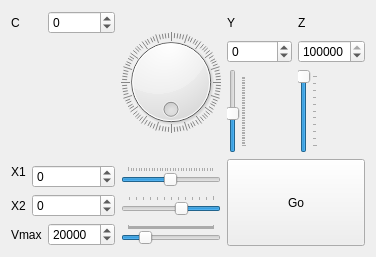
      <widget class="QWidget" name="tab">
       <attribute name="title">
        <string>Pos Testing</string>
       </attribute>
       <layout class="QGridLayout" name="gridLayout_4">
        <item row="7" column="0" colspan="2">
         <widget class="QLabel" name="label_12">
          <property name="text">
           <string>Vmax</string>
          </property>
         </widget>
        </item>
        <item row="4" column="0">
         <widget class="QLabel" name="label_7">
          <property name="text">
           <string>X1</string>
          </property>
         </widget>
        </item>
        <item row="4" column="3" rowspan="2">
         <widget class="QSlider" name="X1set">
          <property name="minimum">
           <number>-16000</number>
          </property>
          <property name="maximum">
           <number>16300</number>
          </property>
          <property name="pageStep">
           <number>100</number>
          </property>
          <property name="orientation">
           <enum>Qt::Horizontal</enum>
          </property>
          <property name="tickPosition">
           <enum>QSlider::TicksAbove</enum>
          </property>
          <property name="tickInterval">
           <number>1000</number>
          </property>
         </widget>
        </item>
        <item row="7" column="3">
         <widget class="QSlider" name="Vmaxset">
          <property name="maximum">
           <number>200000</number>
          </property>
          <property name="pageStep">
           <number>100</number>
          </property>
          <property name="value">
           <number>20000</number>
          </property>
          <property name="sliderPosition">
           <number>20000</number>
          </property>
          <property name="orientation">
           <enum>Qt::Horizontal</enum>
          </property>
          <property name="tickPosition">
           <enum>QSlider::TicksAbove</enum>
          </property>
          <property name="tickInterval">
           <number>1000</number>
          </property>
         </widget>
        </item>
        <item row="0" column="4">
         <widget class="QLabel" name="label_10">
          <property name="sizePolicy">
           <sizepolicy hsizetype="Preferred" vsizetype="Minimum">
            <horstretch>0</horstretch>
            <verstretch>0</verstretch>
           </sizepolicy>
          </property>
          <property name="text">
           <string>Y</string>
          </property>
         </widget>
        </item>
        <item row="0" column="2">
         <widget class="QSpinBox" name="spinBoxC">
          <property name="minimum">
           <number>-4100</number>
          </property>
          <property name="maximum">
           <number>4100</number>
          </property>
         </widget>
        </item>
        <item row="2" column="4">
         <widget class="QSlider" name="Yset">
          <property name="minimum">
           <number>-19260</number>
          </property>
          <property name="maximum">
           <number>22080</number>
          </property>
          <property name="pageStep">
           <number>100</number>
          </property>
          <property name="orientation">
           <enum>Qt::Vertical</enum>
          </property>
          <property name="tickPosition">
           <enum>QSlider::TicksBelow</enum>
          </property>
          <property name="tickInterval">
           <number>1000</number>
          </property>
         </widget>
        </item>
        <item row="1" column="4">
         <widget class="QSpinBox" name="spinBoxY">
          <property name="minimum">
           <number>-19260</number>
          </property>
          <property name="maximum">
           <number>22080</number>
          </property>
          <property name="singleStep">
           <number>1</number>
          </property>
         </widget>
        </item>
        <item row="2" column="5">
         <widget class="QSlider" name="Zset">
          <property name="maximum">
           <number>104000</number>
          </property>
          <property name="pageStep">
           <number>100</number>
          </property>
          <property name="value">
           <number>100000</number>
          </property>
          <property name="orientation">
           <enum>Qt::Vertical</enum>
          </property>
          <property name="tickPosition">
           <enum>QSlider::TicksBelow</enum>
          </property>
          <property name="tickInterval">
           <number>10000</number>
          </property>
         </widget>
        </item>
        <item row="6" column="1" colspan="2">
         <widget class="QSpinBox" name="spinBoxX2">
          <property name="minimum">
           <number>-4600</number>
          </property>
          <property name="maximum">
           <number>7500</number>
          </property>
         </widget>
        </item>
        <item row="1" column="5">
         <widget class="QSpinBox" name="spinBoxZ">
          <property name="maximum">
           <number>104000</number>
          </property>
          <property name="value">
           <number>100000</number>
          </property>
         </widget>
        </item>
        <item row="6" column="3">
         <widget class="QSlider" name="X2set">
          <property name="minimum">
           <number>-4600</number>
          </property>
          <property name="maximum">
           <number>7500</number>
          </property>
          <property name="pageStep">
           <number>100</number>
          </property>
          <property name="orientation">
           <enum>Qt::Horizontal</enum>
          </property>
          <property name="invertedAppearance">
           <bool>true</bool>
          </property>
          <property name="tickPosition">
           <enum>QSlider::TicksAbove</enum>
          </property>
          <property name="tickInterval">
           <number>1000</number>
          </property>
         </widget>
        </item>
        <item row="3" column="4" rowspan="5" colspan="2">
         <widget class="QPushButton" name="pushButtonGo">
          <property name="sizePolicy">
           <sizepolicy hsizetype="Expanding" vsizetype="Expanding">
            <horstretch>0</horstretch>
            <verstretch>0</verstretch>
           </sizepolicy>
          </property>
          <property name="text">
           <string>Go</string>
          </property>
         </widget>
        </item>
        <item row="7" column="2">
         <widget class="QSpinBox" name="spinBoxVmax">
          <property name="sizePolicy">
           <sizepolicy hsizetype="Preferred" vsizetype="Fixed">
            <horstretch>0</horstretch>
            <verstretch>0</verstretch>
           </sizepolicy>
          </property>
          <property name="maximum">
           <number>200000</number>
          </property>
          <property name="value">
           <number>20000</number>
          </property>
         </widget>
        </item>
        <item row="6" column="0">
         <widget class="QLabel" name="label_8">
          <property name="text">
           <string>X2</string>
          </property>
         </widget>
        </item>
        <item row="0" column="0">
         <widget class="QLabel" name="label_9">
          <property name="text">
           <string>C</string>
          </property>
         </widget>
        </item>
        <item row="0" column="5">
         <widget class="QLabel" name="label_11">
          <property name="sizePolicy">
           <sizepolicy hsizetype="Preferred" vsizetype="Minimum">
            <horstretch>0</horstretch>
            <verstretch>0</verstretch>
           </sizepolicy>
          </property>
          <property name="text">
           <string>Z</string>
          </property>
         </widget>
        </item>
        <item row="0" column="3" rowspan="3">
         <widget class="QDial" name="Cset">
          <property name="minimum">
           <number>-4100</number>
          </property>
          <property name="maximum">
           <number>4100</number>
          </property>
          <property name="pageStep">
           <number>50</number>
          </property>
          <property name="sliderPosition">
           <number>0</number>
          </property>
          <property name="invertedAppearance">
           <bool>true</bool>
          </property>
          <property name="wrapping">
           <bool>true</bool>
          </property>
          <property name="notchTarget">
           <double>10.000000000000000</double>
          </property>
          <property name="notchesVisible">
           <bool>true</bool>
          </property>
         </widget>
        </item>
        <item row="4" column="1" rowspan="2" colspan="2">
         <widget class="QSpinBox" name="spinBoxX">
          <property name="minimum">
           <number>-16000</number>
          </property>
          <property name="maximum">
           <number>16300</number>
          </property>
         </widget>
        </item>
       </layout>
      </widget>
